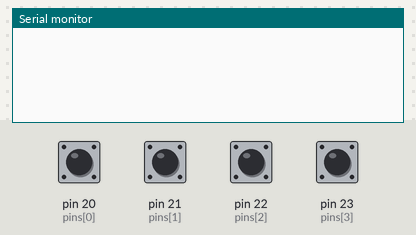
Bench run of a sketch on a simulated Arduino Mega 2560, built with avr-gcc and run on an emulated ATmega2560. Parts: the last lines printed to the serial monitor. Inputs (shaded band) come from the test bench; at power-on: pin 20 (pins[0]), pin 21 (pins[1]), pin 22 (pins[2]), pin 23 (pins[3]) HIGH.

Above: at 1.2 s.
1.3 s: pin 20 (pins[0]) pulled LOW for 0.15 s
At 2.7 s:
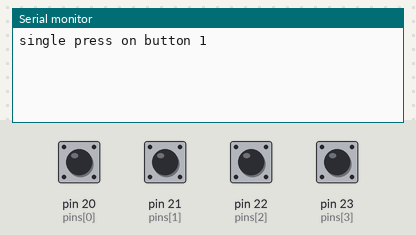
3.0 s: pin 21 (pins[1]) pulled LOW for 0.15 s
At 4.1 s:
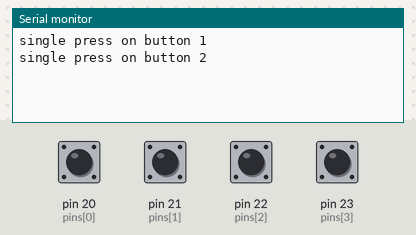
4.6 s: pin 22 (pins[2]) pulled LOW for 0.15 s
At 5.3 s:
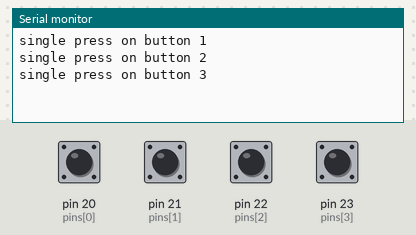
6.2 s: pin 23 (pins[3]) pulled LOW for 0.15 s
At 7.7 s:
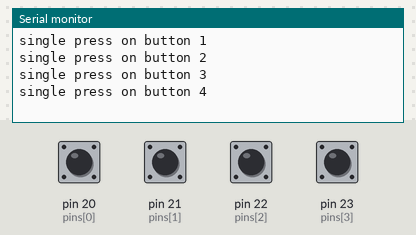
Timing chart, 0 to 8.8 s (numbered marks = the images above; inputs shaded):
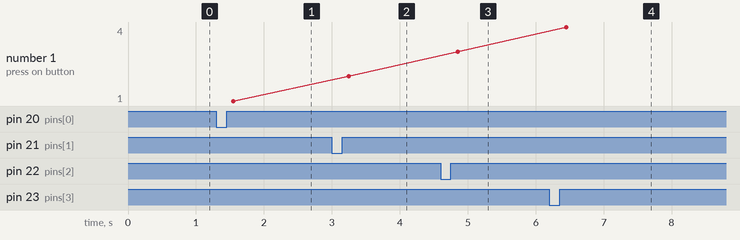

The sketch:

button_checker.ino
```cpp
#define TAP_TIMEOUT 250
#define IGNORE_TIMEOUT 300
#define N_BUTTONS 4
#define USB Serial
#define USB_BAUD 115200
#define TELEM Serial1
#define TELEM_BAUD 57600

// pin numbers connected to each button
const uint8_t pins[N_BUTTONS] = {20, 21, 22, 23};

// tap states
enum {CHILLIN, SINGLE, DOUBLE};

// button states
enum {UNPRESSED=0x00, PRESSED=0xFF};

unsigned int tap_times[N_BUTTONS] = {0};
uint8_t tap_states[N_BUTTONS] = {CHILLIN};
uint8_t button_states[N_BUTTONS] = {UNPRESSED};
uint8_t histories[N_BUTTONS] = {0};

void setup() {
  USB.begin(USB_BAUD);
  TELEM.begin(TELEM_BAUD);
  while(!TELEM);
  for (uint8_t i=0; i<N_BUTTONS; i++)
    pinMode(pins[i], INPUT_PULLUP);
}

void loop() {
  for (uint8_t i=0; i<N_BUTTONS; i++) {
    uint8_t reading = digitalRead(pins[i]);
    histories[i] = ((histories[i] << 1) | !reading);

    if (tap_states[i] == SINGLE && (millis() - tap_times[i] > TAP_TIMEOUT)) {
      tap_states[i] = CHILLIN;
      TELEM.printf("%d,%d\n", i+1, SINGLE);
      USB.printf("single press on button %d\n", i+1);
    }

    if (button_states[i] == PRESSED && histories[i] == UNPRESSED) {
      // falling edge
      button_states[i] = UNPRESSED;
    }

    if (button_states[i] == UNPRESSED && histories[i] == PRESSED) {
      // rising edge
      button_states[i] = PRESSED;
      switch (tap_states[i]) {
        case CHILLIN:
          tap_states[i] = SINGLE;
          tap_times[i] = millis();
          break;

        case SINGLE:
          tap_states[i] = DOUBLE;
          TELEM.printf("%d,%d\n", DOUBLE);
          USB.printf("double tap on button %d\n", i+1);
          break;

        case DOUBLE:
          tap_states[i] = SINGLE;
          tap_times[i] = millis();
          break;
      }
    }
  }
}
```

beerDieScoreboard.c
```cpp
//table layout
#define PLAYER_LEFT 0
#define PLAYER_RIGHT 1

//button interface
#define INC_SCORE 1
#define DEC_SCORE 2

//telemtry
#define TELEM_BAUD 57600
#define TELEM Serial1

typedef struct Score{
  int Team1[2];
  int Team2[2];
}score;

enum states {
  SCORING,
  TRANSMIT,
  RECIEVE,
} state;

//global variables
struct Score gameScore;
enum states curState = SCORING;
int pressedButtonNumber = 0;
int pressType = 1; //1 for short press (increment), 2 for longer press (decrement)
int testButtonPinState = 1;

//function prototypes
void resetScore();
void updateScore();
void incrementScore(int teamNumber);
void decrementScore(int teamNumber);
int getTeamScore(int teamNumber);
void testCase1();

void setup() {
  TELEM.begin(TELEM_BAUD);
  Serial.begin(9600);

  pinMode(23, INPUT); //test button digital input pin

  resetScore();
  testCase1();
}

void loop() {
  switch(curState) {
    case SCORING:
        //pressedButtonNumber = buttonPressed(); //blocking and waits for user input, also set pressType = 1 for inc and 2 for dec based on length of press
        testButtonPinState = digitalRead(23);
        if(testButtonPinState == 0){
            pressedButtonNumber = 2;
            pressType = 1;
            updateScore();
        }
        String packetString = String(getTeamScore(1)) + "," + String(getTeamScore(2)) + "," + String(gameScore.Team1[0]) + "," + String(gameScore.Team1[1]) + "," + String(gameScore.Team2[0]) + "," + String(gameScore.Team2[1]);
        Serial.println(packetString);

    break;
    case TRANSMIT:
    break;
    case RECIEVE:
    break;
    default:
    exit(1);
    break;
  }
}

void testCase1(){ //should results in the game state -> (T1 = 1 point, T2 = 2 points, P1 = 0 points, P2 = 1 point, P3 = 0 points, P4 = 2 points)
  pressedButtonNumber = 1;
  pressType = 1;
  updateScore();
  //Score: 1, 0

  pressedButtonNumber = 2;
  pressType = 1;
  updateScore();
  //Score: 2, 0

  pressedButtonNumber = 4;
  pressType = 1;
  updateScore();
  //Score: 2, 1

  pressedButtonNumber = 1;
  pressType = 2;
  updateScore();
  //Score: 1, 1

   pressedButtonNumber = 4;
  pressType = 1;
  updateScore();
  //Score: 1, 2
}

void updateScore(){
   if(pressedButtonNumber <= 2){ //team 1
      if(pressType == INC_SCORE){
         incrementScore(1);
      } else if (pressType == DEC_SCORE){
         decrementScore(1);
      }
   } else if(pressedButtonNumber > 2){ //team 2
      if(pressType == INC_SCORE){
         incrementScore(2);
      } else if (pressType == DEC_SCORE){
         decrementScore(2);
      }
   }
}

void incrementScore(int teamNumber){
  if(teamNumber == 1){
      gameScore.Team1[pressedButtonNumber-1]++;
  } else if(teamNumber == 2){
      gameScore.Team2[pressedButtonNumber-3]++;
  }
}

void decrementScore(int teamNumber){
  if(teamNumber == 1){
      gameScore.Team1[pressedButtonNumber-1]--;
  } else if(teamNumber == 2){
      gameScore.Team2[pressedButtonNumber-3]--;
  }
}

int getTeamScore(int teamNumber){
  if(teamNumber == 1){
      return (gameScore.Team1[PLAYER_LEFT] + gameScore.Team1[PLAYER_RIGHT]);
  } else if(teamNumber == 2){
      return (gameScore.Team2[PLAYER_LEFT] + gameScore.Team2[PLAYER_RIGHT]);
  }
  return 0;
}

void resetScore(){
  gameScore.Team1[PLAYER_LEFT] = 0;
  gameScore.Team1[PLAYER_RIGHT] = 0;
  gameScore.Team2[PLAYER_LEFT] = 0;
  gameScore.Team2[PLAYER_RIGHT] = 0;
  pressedButtonNumber = 0;
}
```

Measured:
- after the input at 1.3 s, the serial monitor: prints a new line after 0.25 s (image 1)
- after the input at 3.0 s, the serial monitor: prints a new line after 0.25 s (image 2)
- after the input at 4.6 s, the serial monitor: prints a new line after 0.25 s (image 3)
- after the input at 6.2 s, the serial monitor: prints a new line after 0.25 s (image 4)
- plotted number 1: 1 → 2 after the input at 3.0 s, 2 → 3 after the input at 4.6 s, 3 → 4 after the input at 6.2 s
